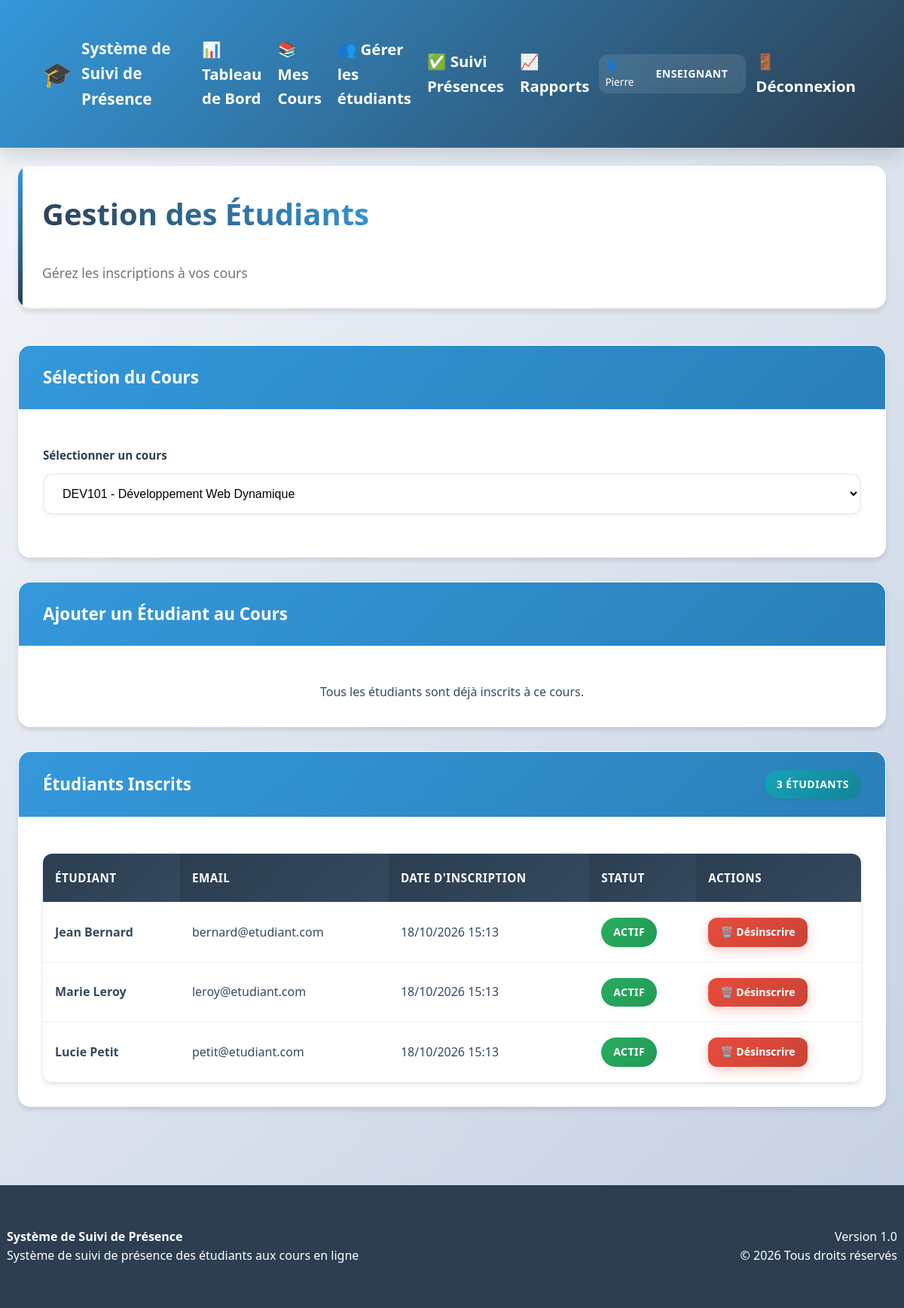
The page /enseignant/gestion_etudiants.php?course_id=1 (signed in) on the database its author committed.
### tables this page shows
CREATE TABLE enrollments (
    id INT PRIMARY KEY AUTO_INCREMENT,
    student_id INT NOT NULL,
    course_id INT NOT NULL,
    date_inscription TIMESTAMP DEFAULT CURRENT_TIMESTAMP,
    statut ENUM('actif', 'inactif') DEFAULT 'actif',
    UNIQUE KEY unique_enrollment (student_id, course_id),
    FOREIGN KEY (student_id) REFERENCES users(id) ON DELETE CASCADE,
    FOREIGN KEY (course_id) REFERENCES courses(id) ON DELETE CASCADE
);

CREATE TABLE users (
    id INT PRIMARY KEY AUTO_INCREMENT,
    username VARCHAR(50) UNIQUE NOT NULL,
    email VARCHAR(100) UNIQUE NOT NULL,
    password VARCHAR(255) NOT NULL,
    role ENUM('admin', 'enseignant', 'etudiant') NOT NULL,
    nom VARCHAR(100) NOT NULL,
    prenom VARCHAR(100) NOT NULL,
    date_naissance DATE,
    telephone VARCHAR(20),
    created_at TIMESTAMP DEFAULT CURRENT_TIMESTAMP,
    updated_at TIMESTAMP DEFAULT CURRENT_TIMESTAMP ON UPDATE CURRENT_TIMESTAMP,
    is_active BOOLEAN DEFAULT TRUE
);

### includes/functions.php (called while the page is built, shortened)
<?php
function formatDate($date, $format = 'd/m/Y H:i') {
    $datetime = new DateTime($date);
    return $datetime->format($format);
}
?>

### enseignant/gestion_etudiants.php (the view, shortened to what this page needs)
<?php
require_once '../includes/config.php';
require_once '../includes/functions.php';
$enseignant_id = $_SESSION['user_id'];
$course_id = $_GET['course_id'] ?? '';
try {
    global $pdo;
    $sql = "SELECT c.* FROM courses c WHERE c.enseignant_id = ? ORDER BY c.titre";
    $stmt = $pdo->prepare($sql);
    $stmt->execute([$enseignant_id]);
    $courses = $stmt->fetchAll();
    $students = [];
    $enrolled_students = [];
    if ($course_id) {
        $sql = "SELECT id FROM courses WHERE id = ? AND enseignant_id = ?";
        $stmt = $pdo->prepare($sql);
        $stmt->execute([$course_id, $enseignant_id]);
        if (!$stmt->fetch()) {
            $error = "Vous n'êtes pas autorisé à gérer ce cours.";
            $course_id = '';
        } else {
            $sql = "SELECT u.id, u.nom, u.prenom, u.email, e.date_inscription, e.statut
                    FROM enrollments e
                    JOIN users u ON e.student_id = u.id
                    WHERE e.course_id = ?
                    ORDER BY u.nom, u.prenom";
            $stmt = $pdo->prepare($sql);
            $stmt->execute([$course_id]);
            $enrolled_students = $stmt->fetchAll();
            $sql = "SELECT u.id, u.nom, u.prenom, u.email
                    FROM users u
                    WHERE u.role = 'etudiant' AND u.is_active = 1
                    AND u.id NOT IN (SELECT student_id FROM enrollments WHERE course_id = ?)
                    ORDER BY u.nom, u.prenom";
            $stmt = $pdo->prepare($sql);
            $stmt->execute([$course_id]);
            $students = $stmt->fetchAll();
        }
    }
} catch (PDOException $e) {
    error_log("Erreur gestion étudiants: " . $e->getMessage());
    $error = "Une erreur est survenue lors de l'opération.";
}
?>
<!DOCTYPE html>
<html lang="fr">
<head>
    <link rel="stylesheet" href="../assets/css/style.css">
    <link rel="stylesheet" href="../assets/css/dashboard.css">
</head>
<body>
    <?php include '../includes/header.php'; ?>
    <div class="container">
        <div class="page-header">
            <h1>Gestion des Étudiants</h1>
            <p>Gérez les inscriptions à vos cours</p>
        </div>
        <div class="card">
            <div class="card-header">
                <h3>Sélection du Cours</h3>
            </div>
            <div class="card-body">
                <form method="GET" action="">
                    <div class="form-group">
                        <label class="form-label">Sélectionner un cours</label>
                        <select name="course_id" class="form-select" onchange="this.form.submit()">
                            <?php foreach ($courses as $c): ?>
                                <option value="<?php echo $c['id']; ?>"
                                    <?php echo $course_id == $c['id'] ? 'selected' : ''; ?>>
                                    <?php echo $c['code'] . ' - ' . $c['titre']; ?>
                                </option>
                            <?php endforeach; ?>
                        </select>
                    </div>
                </form>
            </div>
        </div>
        <?php if ($course_id): ?>
            <div class="card">
                <div class="card-header">
                    <h3>Ajouter un Étudiant au Cours</h3>
                </div>
                <div class="card-body">
                    <?php if (!empty($students)): ?>
                        <form method="POST" action="?action=add&course_id=<?php echo $course_id; ?>">
                            <input type="hidden" name="course_id" value="<?php echo $course_id; ?>">
                            <div class="row">
                                <div class="col-8">
                                    <div class="form-group">
                                        <label class="form-label">Sélectionner un étudiant</label>
                                        <select name="student_id" class="form-select" required>
                                            <option value="">Choisir un étudiant</option>
                                            <?php foreach ($students as $student): ?>
                                                <option value="<?php echo $student['id']; ?>">
                                                    <?php echo $student['prenom'] . ' ' . $student['nom'] . ' (' . $student['email'] . ')'; ?>
                                                </option>
                                            <?php endforeach; ?>
                                        </select>
                                    </div>
                                </div>
                                <div class="col-4">
                                    <div class="form-group">
                                        <label class="form-label">&nbsp;</label>
                                        <button type="submit" class="btn btn-primary w-100">
                                            ➕ Ajouter l'étudiant
                                        </button>
                                    </div>
                                </div>
                            </div>
                        </form>
                    <?php else: ?>
                        <p class="text-center">Tous les étudiants sont déjà inscrits à ce cours.</p>
                    <?php endif; ?>
                </div>
            </div>
            <div class="card">
                <div class="card-header">
                    <h3>Étudiants Inscrits</h3>
                    <span class="badge badge-info"><?php echo count($enrolled_students); ?> étudiants</span>
                </div>
                <div class="card-body">
                    <?php if (!empty($enrolled_students)): ?>
                        <div class="table-responsive">
                            <table class="table">
                                <thead>
                                    <tr>
                                        <th>Étudiant</th>
                                        <th>Email</th>
                                        <th>Date d'inscription</th>
                                        <th>Statut</th>
                                        <th>Actions</th>
                                    </tr>
                                </thead>
                                <tbody>
                                    <?php foreach ($enrolled_students as $student): ?>
                                        <tr>
                                            <td>
                                                <strong><?php echo $student['prenom'] . ' ' . $student['nom']; ?></strong>
                                            </td>
                                            <td><?php echo $student['email']; ?></td>
                                            <td><?php echo formatDate($student['date_inscription']); ?></td>
                                            <td>
                                                <span class="badge badge-<?php echo $student['statut'] === 'actif' ? 'success' : 'secondary'; ?>">
                                                    <?php echo ucfirst($student['statut']); ?>
                                                </span>
                                            </td>
                                            <td>
                                                <a href="?action=remove&course_id=<?php echo $course_id; ?>&student_id=<?php echo $student['id']; ?>"
                                                   class="btn btn-sm btn-danger"
                                                   onclick="return confirm('Êtes-vous sûr de vouloir désinscrire cet étudiant ?')">
                                                    🗑️ Désinscrire
                                                </a>
                                            </td>
                                        </tr>
                                    <?php endforeach; ?>
                                </tbody>
                            </table>
                        </div>
                    <?php endif; ?>
                </div>
            </div>
        <?php endif; ?>
    </div>
    <?php include '../includes/footer.php'; ?>
</body>
</html>

### assets/css/style.css (style rules this page uses)
* { margin: 0; padding: 0; box-sizing: border-box; }
:root { --primary-color: #3498db; --secondary-color: #2c3e50; --success-color: #27ae60; --warning-color: #f39c12; --danger-color: #e74c3c; --info-color: #17a2b8; --light-color: #ecf0f1; --dark-color: #34495e; --white: #ffffff; --gray-light: #f8f9fa; --gray: #6c757d; --border-radius: 8px; --box-shadow: 0 2px 10px rgba(0,0,0,0.1); --transition: all 0.3s ease; }
body { font-family: 'Segoe UI', Tahoma, Geneva, Verdana, sans-serif; line-height: 1.6; color: var(--dark-color); background-color: var(--gray-light); }
.container { max-width: 1200px; margin: 0 auto; padding: 0 20px; }
.card { background: var(--white); border-radius: var(--border-radius); box-shadow: var(--box-shadow); padding: 1.5rem; margin-bottom: 1.5rem; transition: var(--transition); }
.card-header { border-bottom: 1px solid var(--light-color); padding-bottom: 1rem; margin-bottom: 1rem; }
.btn { display: inline-block; padding: 0.75rem 1.5rem; border: none; border-radius: var(--border-radius); text-decoration: none; text-align: center; cursor: pointer; transition: var(--transition); font-weight: 500; }
.btn-danger { background-color: var(--danger-color); color: var(--white); }
.form-group { margin-bottom: 1rem; }
.form-label { display: block; margin-bottom: 0.5rem; font-weight: 500; color: var(--dark-color); }
.form-select { width: 100%; padding: 0.75rem; border: 1px solid #ddd; border-radius: var(--border-radius); background-color: var(--white); font-size: 1rem; }
.table { width: 100%; border-collapse: collapse; background-color: var(--white); border-radius: var(--border-radius); overflow: hidden; box-shadow: var(--box-shadow); }
.table th, .table td { padding: 1rem; text-align: left; border-bottom: 1px solid var(--light-color); }
.table th { background-color: var(--secondary-color); color: var(--white); font-weight: 600; }
.badge { display: inline-block; padding: 0.25rem 0.75rem; border-radius: 50px; font-size: 0.875rem; font-weight: 500; }
.badge-success { background-color: var(--success-color); color: var(--white); }
.badge-info { background-color: var(--info-color); color: var(--white); }
.text-center { text-align: center; }

### rows shown on the page
enrollments: student.prenom "Jean", student.nom "Bernard", student.email "bernard@etudiant.com", date_inscription "18/10/2026 15:13", statut "ACTIF"
enrollments: student.prenom "Marie", student.nom "Leroy", student.email "leroy@etudiant.com", date_inscription "18/10/2026 15:13", statut "ACTIF"
enrollments: student.prenom "Lucie", student.nom "Petit", student.email "petit@etudiant.com", date_inscription "18/10/2026 15:13", statut "ACTIF"

### other values the page prints
APP_NAME "Système de Suivi de Présence"
$_SESSION['user_prenom'] "Pierre"
$userRole "ENSEIGNANT"
count($enrolled_students) "3"
APP_VERSION "1.0"
form field course_id "DEV101 - Développement Web Dynamique"
